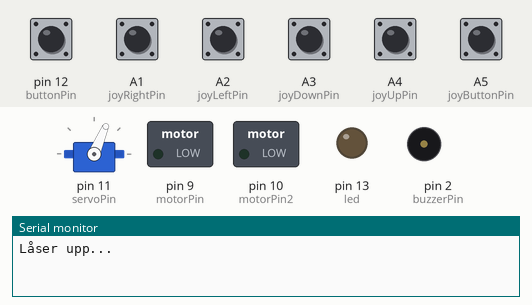
Simulated run of this sketch. Board: Arduino Uno, built with avr-gcc and run on an emulated ATmega328P. Parts: servo, switched loads named in the sketch (green lamp = pin HIGH), output pins drawn as LEDs (lit = HIGH), buzzer (waves = sounding), the last lines printed to the serial monitor. Inputs (shaded band) come from the test bench; at power-on: A1 (joyRightPin), A2 (joyLeftPin), A3 (joyDownPin), A4 (joyUpPin), A5 (joyButtonPin), pin 12 (buttonPin) HIGH.

Above: at 1.2 s.
1.3 s: A5 (joyButtonPin) pulled LOW for 0.15 s
At 1.7 s:
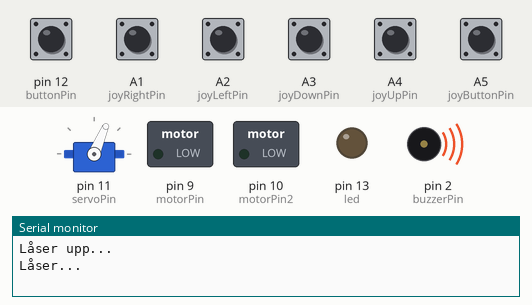
4.3 s: pin 12 (buttonPin) pulled LOW for 1 s
7.3 s: A5 (joyButtonPin) pulled LOW for 1 s
At 9.2 s:
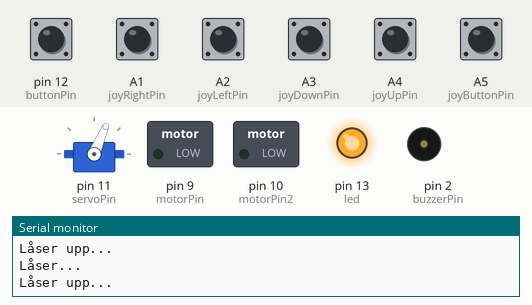
10.0 s: A2 (joyLeftPin) pulled LOW for 0.15 s
At 10.9 s:
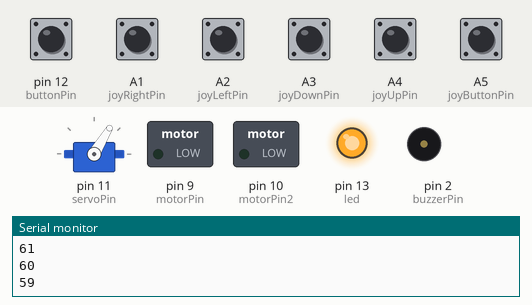
11.6 s: A3 (joyDownPin) pulled LOW for 0.15 s
At 11.68 s:
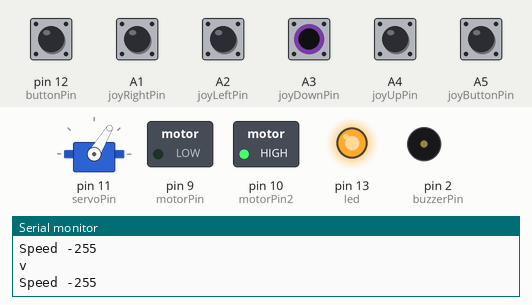
13.2 s: A4 (joyUpPin) pulled LOW for 0.15 s
At 13.28 s:
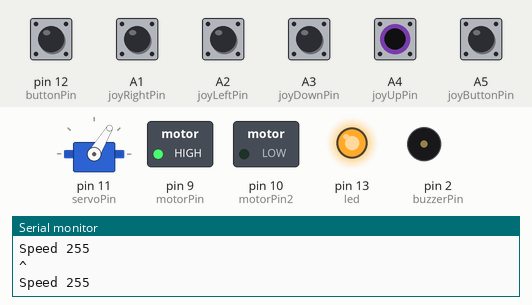
Timing chart, 0 to 15.8 s (numbered marks = the images above; inputs shaded):
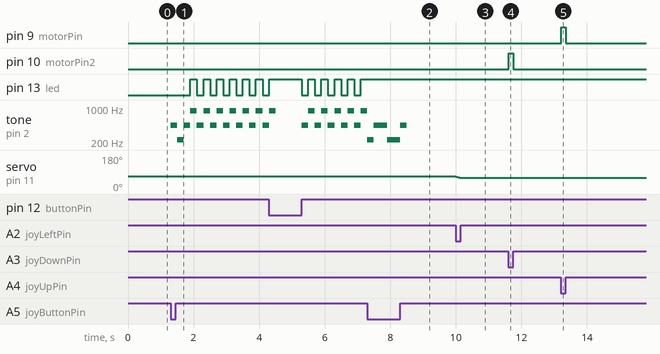

Measured:
- after the input at 1.3 s, pin 13 (led): alternates HIGH for 0.20 s and LOW for 0.20 s, starting after 0.60 s; tone on pin 2 (buzzerPin): plays 440 Hz for 0.20 s, 220 Hz for 0.20 s, 440 Hz for 0.20 s, 880 Hz for 0.20 s, 440 Hz for 0.20 s, 880 Hz for 0.20 s … (15 notes in this stretch), starting at once
- after the input at 7.3 s, pin 13 (led): stops changing and stays HIGH
- after the input at 10.0 s, servo on pin 11 (servoPin): 67° → 59° at once
- after the input at 11.6 s, pin 10 (motorPin2): LOW → HIGH at once, → LOW 0.14 s later
- after the input at 13.2 s, pin 9 (motorPin): LOW → HIGH at once, → LOW 0.14 s later

The sketch:

busslarm.ino
```cpp
/*
buttonPin -> motstånd -> brytare -> jord
buzzerPin -> piezo -> jord
motorPin -> transistor bas
5v -> transistor kollektor
transistor emitter -> motor -> jord


Use of the servo library disables analogWrite() (PWM)
functionality on pins 9 and 10, whether or not there is a Servo on those pins

The power wire is typically red, and should be connected to the 5V pin on the Arduino board.
The ground wire is typically black or brown and should be connected to a ground pin on the Arduino board.
The signal pin is typically yellow, orange or white and should be connected to a digital pin on the Arduino board.

*/

#include <Servo.h>
Servo steeringServo;

const int led = 13;
const int buzzerPin = 2;  // PWM
const int motorPin = 9;  // PWM
const int motorPin2 = 10;  // PWM
const int buttonPin = 12;
const int servoPin = 11; // PWM

const int joyRightPin = A1;
const int joyLeftPin = A2;
const int joyDownPin = A3;
const int joyUpPin = A4;
const int joyButtonPin = A5;

const int MID_ANGLE = 67;
const int MAX_ANGLE = 86;
const int MIN_ANGLE = 47;
int steeringAngle = MID_ANGLE;

int speed = 0;

void setup() {
  pinMode(led, OUTPUT);
  pinMode(buttonPin, INPUT_PULLUP);
  pinMode(buzzerPin, OUTPUT);
  pinMode(motorPin, OUTPUT);
  pinMode(motorPin2, OUTPUT);
  pinMode(servoPin, OUTPUT);
  steeringServo.attach(servoPin);
  steeringServo.write(steeringAngle);
  pinMode(joyRightPin, INPUT_PULLUP);
  pinMode(joyLeftPin, INPUT_PULLUP);
  pinMode(joyDownPin, INPUT_PULLUP);
  pinMode(joyUpPin, INPUT_PULLUP);
  pinMode(joyButtonPin, INPUT_PULLUP);
  Serial.begin(9600);
}

void activeState() {
  while(digitalRead(joyButtonPin) == HIGH) {
    int newAngle = steeringAngle;
    if(digitalRead(joyRightPin) == LOW && newAngle < MAX_ANGLE) {
      newAngle += 1;
    }
    if(digitalRead(joyLeftPin) == LOW && newAngle > MIN_ANGLE) {
      newAngle -= 1;
    }
    if(newAngle != steeringAngle) {
      Serial.println(newAngle);
      steeringAngle = newAngle;
      steeringServo.write(steeringAngle);
    }

    if(digitalRead(joyUpPin) == LOW) {
      Serial.println("^");
      speed = 255;
    }
    else if(digitalRead(joyDownPin) == LOW) {
      Serial.println("v");
      speed = -255;
    }
    else {
      speed = 0;
    }
    if(speed >= 0) {
      analogWrite(motorPin, speed);
      analogWrite(motorPin2, 0);
    }
    else {
      analogWrite(motorPin, 0);
      analogWrite(motorPin2, -speed);
    }
    if(speed != 0) {
      Serial.print("Speed ");
      Serial.println(speed);
    }
    delay(20);
  }
}

void lockedState() {
  tone(buzzerPin, 440);
  delay(200);
  tone(buzzerPin, 220);
  delay(200);
  noTone(buzzerPin);

  while(digitalRead(joyButtonPin) == HIGH) {
    int buttonState = digitalRead(buttonPin);
    if(buttonState == LOW) {
      digitalWrite(led, HIGH);
    }
    else {
      for(int i = 0; i < 1; ++i) {
        digitalWrite(led, LOW);
        tone(buzzerPin, 440);
        delay(200);
        digitalWrite(led, HIGH);
        tone(buzzerPin, 880);
        delay(200);
      }
      noTone(buzzerPin);
    }
  }
  tone(buzzerPin, 220);
  delay(200);
  tone(buzzerPin, 440);
  delay(200);
  noTone(buzzerPin);
}

void loop() {
  Serial.println("Låser upp...");
  activeState();
  Serial.println("Låser...");
  lockedState();
}

/* vim: set ts=2 sw=2 tw=0 syntax=cpp et :*/
```
